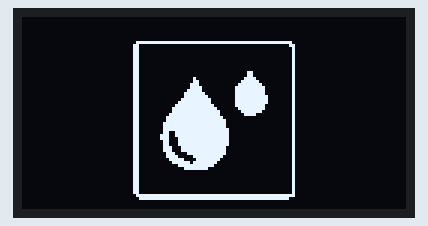
Simulated run of this sketch. Board: Arduino Uno, built with avr-gcc and run on an emulated ATmega328P. Parts: 128×64 one-colour display.

Above: at 0.3 s.

The sketch:

U8g2Picture.ino
```cpp
#include <Arduino.h>
#include <U8g2lib.h>

#ifdef U8X8_HAVE_HW_SPI
#include <SPI.h>
#endif
#ifdef U8X8_HAVE_HW_I2C
#include <Wire.h>
#endif

//U8G2_SSD1306_128X64_NONAME_1_SW_I2C u8g2(U8G2_R0, /* clock=*/ D2, /* data=*/ D1, /* reset=*/ U8X8_PIN_NONE);  //NodeOLED用這行，或部份NodeMCU系列的板子也用這行
U8G2_SSD1306_128X64_NONAME_1_SW_I2C u8g2(U8G2_R0, /* clock=*/ 12, /* data=*/ 13, /* reset=*/ U8X8_PIN_NONE);  //ESP8266板子搭配SSD1306用這行 SDA（data）/SCL（clock）
//U8G2_SSD1306_128X64_NONAME_1_HW_I2C u8g2(U8G2_R0, /* reset=*/ U8X8_PIN_NONE); //Arduino搭配SSD1306(0.96" OLED)用這行
//U8G2_SH1106_128X64_NONAME_1_HW_I2C u8g2(U8G2_R0, /* reset=*/ U8X8_PIN_NONE); //Arduino搭配SH1106(1.3" OLED)用這行
//U8G2_SSD1306_128X32_UNIVISION_1_HW_I2C u8g2(U8G2_R0, /* reset=*/ U8X8_PIN_NONE);
//Arduino搭配SSD1306(0.91" OLED)用這行

#define imgWidth 128
#define imgHeight 64  //這裡只用到48的高度，因為上方要放文字

static const unsigned char PROGMEM logo_bmp[] =
{
0X00,0X00,0X00,0X00,0XC0,0XFF,0XFF,0XFF,0XFF,0XFF,0XFF,0X03,0X00,0X00,0X00,0X00,
0X00,0X00,0X00,0X00,0X60,0X00,0X00,0X00,0X00,0X00,0X00,0X06,0X00,0X00,0X00,0X00,
0X00,0X00,0X00,0X00,0X60,0X00,0X00,0X00,0X00,0X00,0X00,0X04,0X00,0X00,0X00,0X00,
0X00,0X00,0X00,0X00,0X60,0X00,0X00,0X00,0X00,0X00,0X00,0X04,0X00,0X00,0X00,0X00,
0X00,0X00,0X00,0X00,0X60,0X00,0X00,0X00,0X00,0X00,0X00,0X04,0X00,0X00,0X00,0X00,
0X00,0X00,0X00,0X00,0X60,0X00,0X00,0X00,0X00,0X00,0X00,0X04,0X00,0X00,0X00,0X00,
0X00,0X00,0X00,0X00,0X60,0X00,0X00,0X00,0X00,0X00,0X00,0X04,0X00,0X00,0X00,0X00,
0X00,0X00,0X00,0X00,0X60,0X00,0X00,0X00,0X00,0X00,0X00,0X04,0X00,0X00,0X00,0X00,
0X00,0X00,0X00,0X00,0X60,0X00,0X00,0X00,0X00,0X00,0X00,0X04,0X00,0X00,0X00,0X00,
0X00,0X00,0X00,0X00,0X60,0X00,0X00,0X00,0X00,0X00,0X00,0X04,0X00,0X00,0X00,0X00,
0X00,0X00,0X00,0X00,0X60,0X00,0X00,0X00,0X00,0X18,0X00,0X04,0X00,0X00,0X00,0X00,
0X00,0X00,0X00,0X00,0X60,0X00,0X00,0X00,0X00,0X18,0X00,0X04,0X00,0X00,0X00,0X00,
0X00,0X00,0X00,0X00,0X60,0X00,0X00,0X02,0X00,0X3C,0X00,0X04,0X00,0X00,0X00,0X00,
0X00,0X00,0X00,0X00,0X60,0X00,0X00,0X06,0X00,0X7E,0X00,0X04,0X00,0X00,0X00,0X00,
0X00,0X00,0X00,0X00,0X60,0X00,0X00,0X07,0X00,0XFF,0X00,0X04,0X00,0X00,0X00,0X00,
0X00,0X00,0X00,0X00,0X60,0X00,0X00,0X0F,0X80,0XFF,0X01,0X04,0X00,0X00,0X00,0X00,
0X00,0X00,0X00,0X00,0X60,0X00,0X80,0X0F,0X80,0XFF,0X01,0X04,0X00,0X00,0X00,0X00,
0X00,0X00,0X00,0X00,0X60,0X00,0XC0,0X1F,0X80,0XFF,0X01,0X04,0X00,0X00,0X00,0X00,
0X00,0X00,0X00,0X00,0X60,0X00,0XC0,0X3F,0X80,0XFF,0X03,0X04,0X00,0X00,0X00,0X00,
0X00,0X00,0X00,0X00,0X60,0X00,0XE0,0X7F,0X80,0XFF,0X03,0X04,0X00,0X00,0X00,0X00,
0X00,0X00,0X00,0X00,0X60,0X00,0XF0,0X7F,0X80,0XFF,0X03,0X04,0X00,0X00,0X00,0X00,
0X00,0X00,0X00,0X00,0X60,0X00,0XF8,0XFF,0X80,0XFF,0X01,0X04,0X00,0X00,0X00,0X00,
0X00,0X00,0X00,0X00,0X60,0X00,0XFC,0XFF,0X01,0XFF,0X01,0X04,0X00,0X00,0X00,0X00,
0X00,0X00,0X00,0X00,0X60,0X00,0XFC,0XFF,0X03,0XFE,0X00,0X04,0X00,0X00,0X00,0X00,
0X00,0X00,0X00,0X00,0X60,0X00,0XFE,0XFF,0X03,0X3C,0X00,0X04,0X00,0X00,0X00,0X00,
0X00,0X00,0X00,0X00,0X60,0X00,0XFF,0XFF,0X07,0X00,0X00,0X04,0X00,0X00,0X00,0X00,
0X00,0X00,0X00,0X00,0X60,0X00,0XFF,0XFF,0X0F,0X00,0X00,0X04,0X00,0X00,0X00,0X00,
0X00,0X00,0X00,0X00,0X60,0X80,0XFF,0XFF,0X0F,0X00,0X00,0X04,0X00,0X00,0X00,0X00,
0X00,0X00,0X00,0X00,0X60,0X80,0XFF,0XFF,0X0F,0X00,0X00,0X04,0X00,0X00,0X00,0X00,
0X00,0X00,0X00,0X00,0X60,0X80,0XFF,0XFF,0X1F,0X00,0X00,0X04,0X00,0X00,0X00,0X00,
0X00,0X00,0X00,0X00,0X60,0X80,0XF9,0XFF,0X1F,0X00,0X00,0X04,0X00,0X00,0X00,0X00,
0X00,0X00,0X00,0X00,0X60,0XC0,0XF9,0XFF,0X1F,0X00,0X00,0X04,0X00,0X00,0X00,0X00,
0X00,0X00,0X00,0X00,0X60,0XC0,0XF1,0XFF,0X1F,0X00,0X00,0X04,0X00,0X00,0X00,0X00,
0X00,0X00,0X00,0X00,0X60,0X80,0XF1,0XFF,0X1F,0X00,0X00,0X04,0X00,0X00,0X00,0X00,
0X00,0X00,0X00,0X00,0X60,0X80,0XF1,0XFF,0X1F,0X00,0X00,0X04,0X00,0X00,0X00,0X00,
0X00,0X00,0X00,0X00,0X60,0X80,0XE3,0XFF,0X0F,0X00,0X00,0X04,0X00,0X00,0X00,0X00,
0X00,0X00,0X00,0X00,0X60,0X80,0XE3,0XFF,0X0F,0X00,0X00,0X04,0X00,0X00,0X00,0X00,
0X00,0X00,0X00,0X00,0X60,0X00,0X87,0XFF,0X0F,0X00,0X00,0X04,0X00,0X00,0X00,0X00,
0X00,0X00,0X00,0X00,0X60,0X00,0X0F,0XFE,0X07,0X00,0X00,0X04,0X00,0X00,0X00,0X00,
0X00,0X00,0X00,0X00,0X60,0X00,0X3E,0XFC,0X03,0X00,0X00,0X04,0X00,0X00,0X00,0X00,
0X00,0X00,0X00,0X00,0X60,0X00,0XFC,0XFE,0X01,0X00,0X00,0X04,0X00,0X00,0X00,0X00,
0X00,0X00,0X00,0X00,0X60,0X00,0XF0,0XFF,0X00,0X00,0X00,0X04,0X00,0X00,0X00,0X00,
0X00,0X00,0X00,0X00,0X60,0X00,0XC0,0X3F,0X00,0X00,0X00,0X04,0X00,0X00,0X00,0X00,
0X00,0X00,0X00,0X00,0X60,0X00,0X00,0X00,0X00,0X00,0X00,0X04,0X00,0X00,0X00,0X00,
0X00,0X00,0X00,0X00,0X60,0X00,0X00,0X00,0X00,0X00,0X00,0X04,0X00,0X00,0X00,0X00,
0X00,0X00,0X00,0X00,0X60,0X00,0X00,0X00,0X00,0X00,0X00,0X04,0X00,0X00,0X00,0X00,
0X00,0X00,0X00,0X00,0X60,0X00,0X00,0X00,0X00,0X00,0X00,0X04,0X00,0X00,0X00,0X00,
0X00,0X00,0X00,0X00,0X60,0X00,0X00,0X00,0X00,0X00,0X00,0X04,0X00,0X00,0X00,0X00,
0X00,0X00,0X00,0X00,0X60,0X00,0X00,0X00,0X00,0X00,0X00,0X04,0X00,0X00,0X00,0X00,
0X00,0X00,0X00,0X00,0X60,0X00,0X00,0X00,0X00,0X00,0X00,0X04,0X00,0X00,0X00,0X00,
0X00,0X00,0X00,0X00,0X60,0X00,0X00,0X00,0X00,0X00,0X00,0X04,0X00,0X00,0X00,0X00,
0X00,0X00,0X00,0X00,0XC0,0XFF,0XFF,0XFF,0XFF,0XFF,0XFF,0X07,0X00,0X00,0X00,0X00,
0X00,0X00,0X00,0X00,0X80,0XFF,0XFF,0XFF,0XFF,0XFF,0XFF,0X01,0X00,0X00,0X00,0X00,
0X00,0X00,0X00,0X00,0X00,0X00,0X00,0X00,0X00,0X00,0X00,0X00,0X00,0X00,0X00,0X00,
0X00,0X00,0X00,0X00,0X00,0X00,0X00,0X00,0X00,0X00,0X00,0X00,0X00,0X00,0X00,0X00,
0X00,0X00,0X00,0X00,0X00,0X00,0X00,0X00,0X00,0X00,0X00,0X00,0X00,0X00,0X00,0X00,
0X00,0X00,0X00,0X00,0X00,0X00,0X00,0X00,0X00,0X00,0X00,0X00,0X00,0X00,0X00,0X00,
0X00,0X00,0X00,0X00,0X00,0X00,0X00,0X00,0X00,0X00,0X00,0X00,0X00,0X00,0X00,0X00,
0X00,0X00,0X00,0X00,0X00,0X00,0X00,0X00,0X00,0X00,0X00,0X00,0X00,0X00,0X00,0X00, };

void setup(void) {
  u8g2.begin();
}

void loop(void) {
  u8g2.setFont(u8g2_font_HelvetiPixelOutline_te); //設定字型
  u8g2.firstPage();
  do {
    //u8g2.drawStr(0,13,"Hello World !");  //輸出文字
    u8g2.drawXBMP(0,8, imgWidth, imgHeight, logo_bmp);  //繪圖
  } while ( u8g2.nextPage() );
  //delay(1000);
}
```
